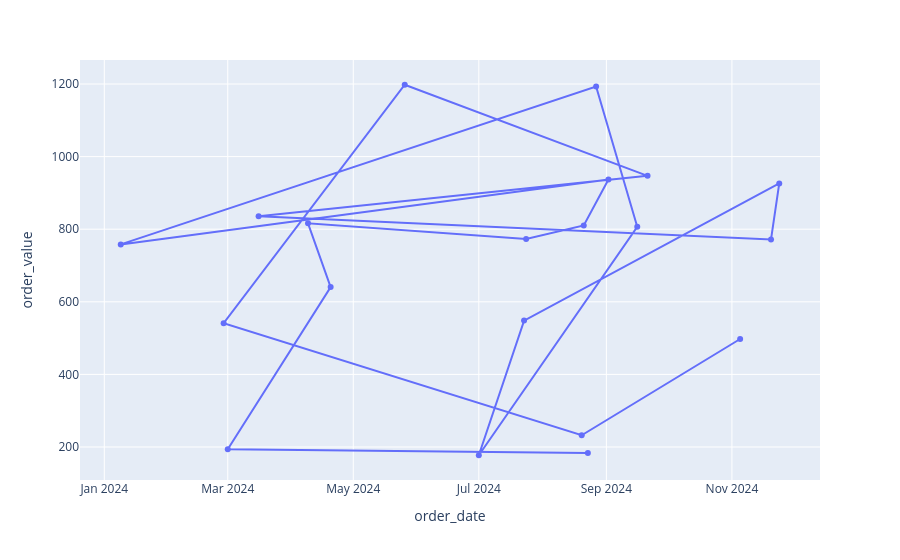

Write notebook code for a chart like this one.
### Code cell
fig2 = px.line(food20, x="order_date", y="order_value", markers=True)
fig2.show()

### Figure 1 — Plotly figure (JSON) as saved in the notebook; plotly's stock layout.template omitted (floating-point values rounded to 4 significant figures)
{"data": [{"hovertemplate": "order_date=%{x}<br>order_value=%{y}<extra></extra>", "legendgroup": "", "line": {"color": "#636efa", "dash": "solid"}, "marker": {"symbol": "circle"}, "mode": "lines+markers", "name": "", "orientation": "v", "showlegend": false, "type": "scatter", "x": ["2024-11-05", "2024-08-20", "2024-02-28", "2024-05-26", "2024-09-21", "2024-03-16", "2024-11-20", "2024-11-24", "2024-07-23", "2024-07-01", "2024-09-16", "2024-08-27", "2024-01-09", "2024-09-02", "2024-08-21", "2024-07-24", "2024-04-09", "2024-04-20", "2024-03-01", "2024-08-23"], "xaxis": "x", "y": [497.5, 232.3, 540.8, 1198.0, 947.0, 835.8, 771.8, 926.2, 548.1, 177.2, 806.7, 1193.0, 758.1, 937.1, 810.2, 773.1, 816.1, 640.6, 193.9, 183.1], "yaxis": "y"}], "layout": {"legend": {"tracegroupgap": 0}, "margin": {"t": 60}, "xaxis": {"anchor": "y", "domain": [0, 1], "title": {"text": "order_date"}}, "yaxis": {"anchor": "x", "domain": [0, 1], "title": {"text": "order_value"}}}}
